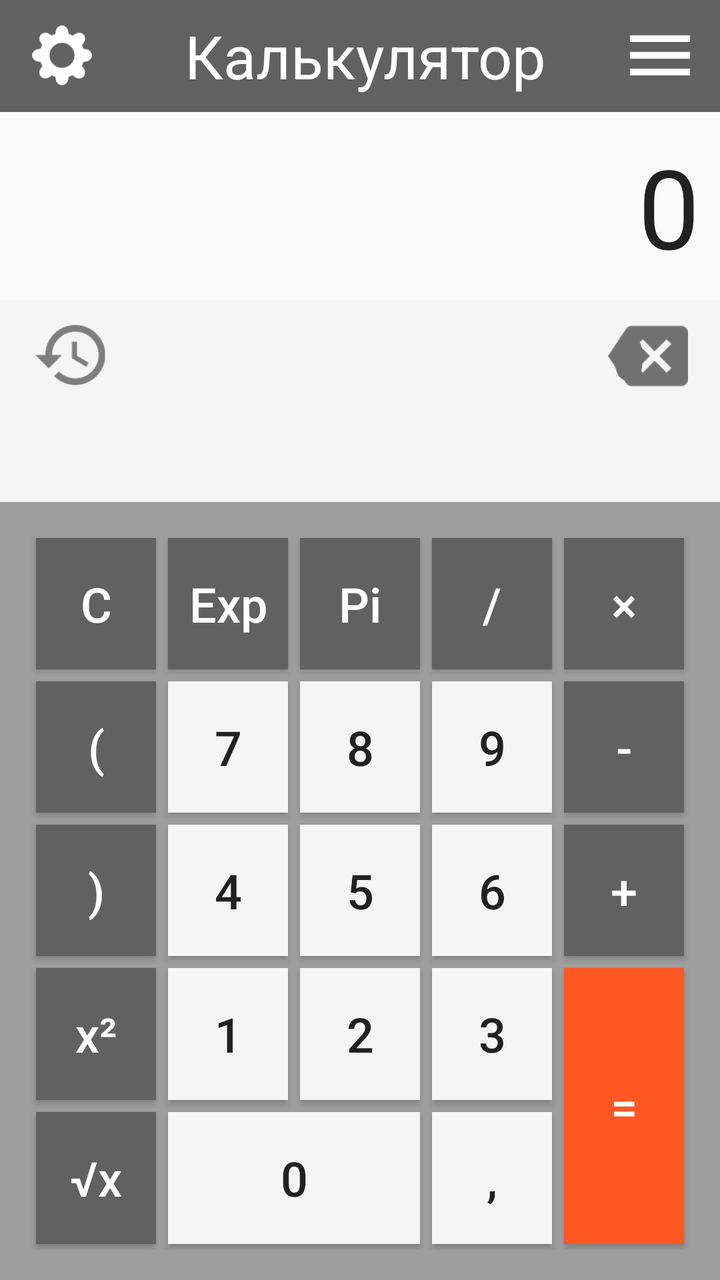
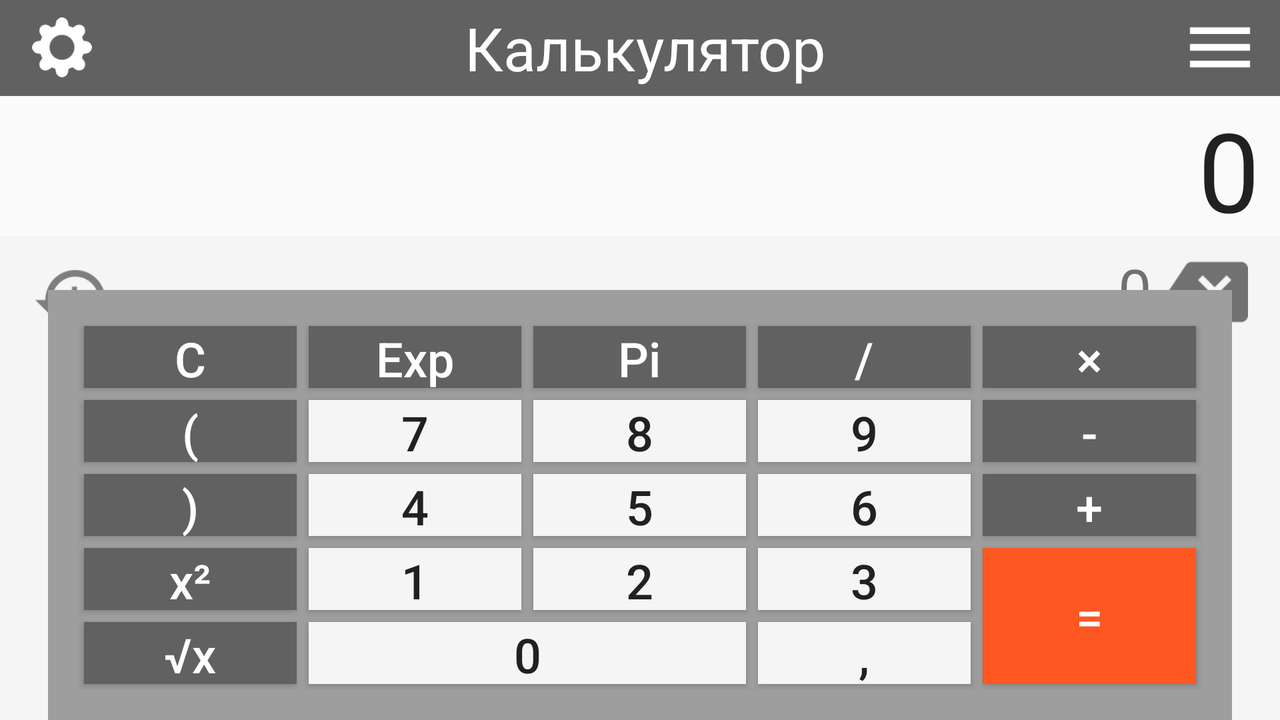

An Android layout and its configuration variant, each rendered on a device that would load it. The default file and the variant file are quoted in full after the pictures.
<!-- AndroidManifest.xml: application theme AppTheme -->
<!-- res/layout/activity_engeneer_calc.xml -->
<?xml version="1.0" encoding="utf-8"?>
<LinearLayout
        xmlns:android="http://schemas.android.com/apk/res/android"
        xmlns:tools="http://schemas.android.com/tools"
        xmlns:app="http://schemas.android.com/apk/res-auto"
        android:layout_width="match_parent"
        android:layout_height="match_parent"
        tools:context=".View.EngeneerCalc" android:orientation="vertical">

    <include
            layout="@layout/toolbar_main"
            android:id="@+id/toolBar"/>

    <TextView
            android:id="@+id/resultText"
            android:text="@string/start_text"
            android:textSize="@dimen/BigTextSize"
            android:textColor="@color/colorDark"
            android:paddingEnd="10dp"
            android:gravity="end|center_vertical"
            android:layout_width="match_parent"
            android:layout_height="94dp" app:layout_constraintStart_toStartOf="parent"
            app:layout_constraintEnd_toEndOf="parent" tools:textAlignment="textEnd" android:elevation="100dp"/>

    <androidx.constraintlayout.widget.ConstraintLayout
            android:background="@color/colorPrimaryLight"
            android:layout_width="match_parent"
            android:layout_height="match_parent">

        <ImageView
                android:id="@+id/im1"
                android:src="@drawable/history_grey"
                android:layout_width="40dp"
                android:layout_height="55dp"
                android:layout_marginBottom="8dp" app:layout_constraintBottom_toBottomOf="parent"
                app:layout_constraintTop_toTopOf="parent"
                app:layout_constraintStart_toStartOf="parent" android:layout_marginStart="16dp"
                app:layout_constraintVertical_bias="0.0"/>

        <TextView
                android:id="@+id/expresionText"
                android:textSize="@dimen/MediumTextSize"
                android:text="@string/start_text"
                android:textAlignment="textEnd"
                android:singleLine="true"
                android:ellipsize="start"
                android:layout_width="259dp"
                android:layout_height="wrap_content" android:layout_marginBottom="8dp"
                app:layout_constraintBottom_toBottomOf="parent" android:layout_marginTop="8dp"
                app:layout_constraintTop_toTopOf="parent" app:layout_constraintEnd_toStartOf="@+id/im2"
                android:layout_marginEnd="12dp" app:layout_constraintStart_toEndOf="@+id/im1"
                android:layout_marginStart="8dp" app:layout_constraintHorizontal_bias="0.0"
                app:layout_constraintVertical_bias="0.0"/>

        <ImageView
                android:id="@+id/im2"
                android:src="@drawable/delete_icon"
                android:layout_width="40dp"
                android:layout_height="40dp" app:layout_constraintEnd_toEndOf="parent" android:layout_marginEnd="16dp"
                android:layout_marginBottom="8dp" app:layout_constraintBottom_toBottomOf="parent"
                android:layout_marginTop="8dp" app:layout_constraintTop_toTopOf="parent"
                app:layout_constraintVertical_bias="0.0"/>



        
        <GridLayout
                android:id="@+id/keyBoard"
                android:rowCount="5"
                android:columnCount="5"
                android:background="@color/colorPrimary"
                android:padding="15dp"
                android:layout_width="match_parent"
                android:layout_height="389dp" app:layout_constraintTop_toTopOf="parent"
                app:layout_constraintStart_toStartOf="parent"
                app:layout_constraintBottom_toBottomOf="parent"
                app:layout_constraintEnd_toEndOf="parent" app:layout_constraintHorizontal_bias="1.0"
                app:layout_constraintVertical_bias="1.0">

            
            <Button
                    android:id="@+id/buttonC"
                    android:text="@string/main_btn_00"
                    style="@style/ButtonSign"/>

            <Button
                    android:id="@+id/buttonExp"
                    android:text="@string/engnr_btn_42"
                    style="@style/ButtonSign"/>

            <Button
                    android:id="@+id/buttonPi"
                    android:text="@string/engnr_btn_31"
                    style="@style/ButtonSign"/>

            <Button
                    android:id="@+id/buttonDev"
                    android:text="@string/main_btn_02"
                    style="@style/ButtonSign"/>

            <Button
                    android:id="@+id/buttonMul"
                    android:text="@string/main_btn_03"
                    style="@style/ButtonSign"/>

            
            <Button
                    android:id="@+id/buttonOB"
                    android:text="@string/engnr_btn_1"
                    style="@style/ButtonSign"/>

            <Button
                    android:id="@+id/button7"
                    android:text="@string/main_btn_10"
                    style="@style/ButtonDigit"/>

            <Button
                    android:id="@+id/button8"
                    android:text="@string/main_btn_11"
                    style="@style/ButtonDigit"/>

            <Button
                    android:id="@+id/button9"
                    android:text="@string/main_btn_12"
                    style="@style/ButtonDigit"/>

            <Button
                    android:id="@+id/buttonMinus"
                    android:text="@string/main_btn_13"
                    style="@style/ButtonSign"/>

            
            <Button
                    android:id="@+id/buttonCB"
                    android:text="@string/engnr_btn_2"
                    style="@style/ButtonSign"/>

            <Button
                    android:id="@+id/button4"
                    android:text="@string/main_btn_20"
                    style="@style/ButtonDigit"/>

            <Button
                    android:id="@+id/button5"
                    android:text="@string/main_btn_21"
                    style="@style/ButtonDigit"/>

            <Button
                    android:id="@+id/button6"
                    android:text="@string/main_btn_22"
                    style="@style/ButtonDigit"/>

            <Button
                    android:id="@+id/buttonPlus"
                    android:text="@string/main_btn_23"
                    style="@style/ButtonSign"/>


            
            <Button
                    android:id="@+id/buttonSqr"
                    android:text="@string/engnr_btn_3"
                    style="@style/ButtonSign"/>

            <Button
                    android:id="@+id/button1"
                    android:text="@string/main_btn_30"
                    style="@style/ButtonDigit"/>

            <Button
                    android:id="@+id/button2"
                    android:text="@string/main_btn_31"
                    style="@style/ButtonDigit"/>

            <Button
                    android:id="@+id/button3"
                    android:text="@string/main_btn_32"
                    style="@style/ButtonDigit"/>

            <Button
                    android:id="@+id/buttonEqual"
                    android:text="@string/main_btn_33"
                    style="@style/ButtonSign"
                    android:background="@color/colorAccent"
                    android:layout_rowSpan="2"/>

            
            <Button
                    android:id="@+id/buttonSqrt"
                    android:text="@string/engnr_btn_4"
                    style="@style/ButtonSign"/>

            <Button
                    android:id="@+id/button0"
                    android:text="@string/main_btn_40"
                    style="@style/ButtonDigit"
                    android:layout_columnSpan="2"/>

            <Button
                    android:id="@+id/buttonComa"
                    android:text="@string/main_btn_41"
                    style="@style/ButtonDigit"/>

        </GridLayout>

        <FrameLayout
                android:id="@+id/historyFragment"
                android:layout_width="297dp"
                android:layout_height="394dp"
                android:layout_marginTop="52dp" app:layout_constraintTop_toTopOf="parent"
                app:layout_constraintEnd_toEndOf="parent" android:layout_marginEnd="8dp"
                app:layout_constraintStart_toStartOf="parent" app:layout_constraintHorizontal_bias="0.0"/>

    </androidx.constraintlayout.widget.ConstraintLayout>

</LinearLayout>
<!-- res/layout/toolbar_main.xml (included above) -->
<?xml version="1.0" encoding="utf-8"?>
<androidx.appcompat.widget.Toolbar
        xmlns:android="http://schemas.android.com/apk/res/android"
        android:layout_width="match_parent"
        android:layout_height="wrap_content"
        android:background="@color/colorPrimaryDark">

    <FrameLayout
            android:layout_width="match_parent"
            android:layout_height="wrap_content"
            android:layout_marginEnd="10dp">

        <ImageView
                android:src="@drawable/settings_icon"
                android:id="@+id/settings"
                android:onClick="goToSettings"
                android:layout_width="30dp"
                android:layout_height="30dp"
                android:layout_gravity="start|center_vertical"/>

        <TextView
                android:text="@string/app_name"
                android:textColor="@color/colorWhite"
                android:textSize="@dimen/MediumTextSize"
                android:layout_width="wrap_content"
                android:layout_height="wrap_content"
                android:layout_gravity="center"/>

        <ImageView
                android:id="@+id/menuIcon"
                android:src="@drawable/menu_icon"
                android:layout_width="40dp"
                android:layout_height="40dp"
                android:layout_gravity="end|center_vertical"/>

    </FrameLayout>



</androidx.appcompat.widget.Toolbar>
<!-- resources referenced by this layout -->
<resources>
  <color name="colorAccent">#FF5722</color>
  <color name="colorDark">#212121</color>
  <color name="colorPrimary">#9E9E9E</color>
  <color name="colorPrimaryDark">#616161</color>
  <color name="colorPrimaryLight">#F5F5F5</color>
  <color name="colorWhite">#FFFFFF</color>
  <dimen name="BigTextSize">55sp</dimen>
  <dimen name="MediumTextSize">30sp</dimen>
  <!-- drawable delete_icon: png bitmap (drawable, 1610 bytes) -->
  <!-- drawable history_grey: png bitmap (drawable, 3252 bytes) -->
  <!-- drawable menu_icon: png bitmap (drawable, 434 bytes) -->
  <!-- drawable settings_icon: png bitmap (drawable, 2110 bytes) -->
  <string name="app_name">Калькулятор</string>
  <string name="engnr_btn_1">(</string>
  <string name="engnr_btn_2">)</string>
  <string name="engnr_btn_3">x²</string>
  <string name="engnr_btn_31">Pi</string>
  <string name="engnr_btn_4">√x</string>
  <string name="engnr_btn_42">Exp</string>
  <string name="main_btn_00">С</string>
  <string name="main_btn_02">/</string>
  <string name="main_btn_03">×</string>
  <string name="main_btn_10">7</string>
  <string name="main_btn_11">8</string>
  <string name="main_btn_12">9</string>
  <string name="main_btn_13">-</string>
  <string name="main_btn_20">4</string>
  <string name="main_btn_21">5</string>
  <string name="main_btn_22">6</string>
  <string name="main_btn_23">+</string>
  <string name="main_btn_30">1</string>
  <string name="main_btn_31">2</string>
  <string name="main_btn_32">3</string>
  <string name="main_btn_33">=</string>
  <string name="main_btn_40">0</string>
  <string name="main_btn_41">,</string>
  <string name="start_text">0</string>
  <style name="ButtonDigit" parent="Button">
          <item name="android:background">@color/colorPrimaryLight</item>
          <item name="android:textColor">@color/colorDark</item>
      </style>
  <style name="ButtonSign" parent="Button">
          <item name="android:background">@color/colorPrimaryDark</item>
          <item name="android:textColor">@color/colorWhite</item>
      </style>
  <style name="AppTheme" parent="Theme.AppCompat.Light.NoActionBar">
          
          <item name="colorPrimary">@color/colorPrimary</item>
          <item name="colorPrimaryDark">@color/colorPrimaryDark</item>
          <item name="colorAccent">@color/colorAccent</item>
          <item name="android:windowFullscreen">true</item>
      </style>
  <style name="Button">
          <item name="android:textAllCaps">false</item>
          <item name="android:layout_width">0dp</item>
          <item name="android:layout_height">0dp</item>
          <item name="android:layout_margin">3dp</item>
          <item name="android:layout_rowWeight">1</item>
          <item name="android:layout_columnWeight">1</item>
          <item name="android:textSize">24sp</item>
      </style>
</resources>
<!-- res/layout-land/activity_engeneer_calc.xml (the author's variant of the layout above) -->
<!-- drawn on the phone turned sideways -->
<?xml version="1.0" encoding="utf-8"?>
<LinearLayout
        xmlns:android="http://schemas.android.com/apk/res/android"
        xmlns:tools="http://schemas.android.com/tools"
        xmlns:app="http://schemas.android.com/apk/res-auto"
        android:layout_width="match_parent"
        android:layout_height="match_parent"
        tools:context=".View.EngeneerCalc" android:orientation="vertical">

    <include
            layout="@layout/toolbar_main"
            android:id="@+id/toolBar"/>

    <TextView
            android:id="@+id/resultText"
            android:text="@string/start_text"
            android:textSize="@dimen/BigTextSize"
            android:textColor="@color/colorDark"
            android:paddingEnd="10dp"
            android:gravity="end|center_vertical"
            android:layout_width="match_parent"
            android:layout_height="70dp" app:layout_constraintStart_toStartOf="parent"
            app:layout_constraintEnd_toEndOf="parent" tools:textAlignment="textEnd" android:elevation="100dp"/>

    <androidx.constraintlayout.widget.ConstraintLayout
            android:background="@color/colorPrimaryLight"
            android:layout_width="match_parent"
            android:layout_height="match_parent">

        <ImageView
                android:id="@+id/im1"
                android:src="@drawable/history_grey"
                android:layout_width="40dp"
                android:layout_height="48dp"
                android:layout_marginBottom="8dp" app:layout_constraintBottom_toBottomOf="parent"
                android:layout_marginTop="8dp" app:layout_constraintTop_toTopOf="parent"
                app:layout_constraintStart_toStartOf="parent" app:layout_constraintVertical_bias="0.0"
                android:layout_marginStart="16dp"/>

        <TextView
                android:id="@+id/expresionText"
                android:textSize="@dimen/MediumTextSize"
                android:text="@string/start_text"
                android:layout_width="wrap_content"
                android:layout_height="wrap_content" android:layout_marginBottom="8dp"
                app:layout_constraintBottom_toBottomOf="parent"
                app:layout_constraintTop_toTopOf="parent" app:layout_constraintEnd_toStartOf="@+id/im2"
                android:layout_marginEnd="8dp" app:layout_constraintVertical_bias="0.032"/>

        <ImageView
                android:id="@+id/im2"
                android:src="@drawable/delete_icon"
                android:layout_width="40dp"
                android:layout_height="40dp" app:layout_constraintEnd_toEndOf="parent" android:layout_marginEnd="16dp"
                android:layout_marginBottom="8dp" app:layout_constraintBottom_toBottomOf="parent"
                android:layout_marginTop="8dp" app:layout_constraintTop_toTopOf="parent"
                app:layout_constraintVertical_bias="0.0"/>

        
        <GridLayout
                android:id="@+id/keyBoard"
                android:rowCount="5"
                android:columnCount="5"
                android:background="@color/colorPrimary"
                android:padding="15dp"
                android:layout_width="592dp"
                android:layout_height="215dp"
                app:layout_constraintTop_toTopOf="parent" app:layout_constraintEnd_toEndOf="parent"
                app:layout_constraintBottom_toBottomOf="parent" app:layout_constraintVertical_bias="1.0"
                app:layout_constraintStart_toStartOf="parent">

            
            <Button
                    android:id="@+id/buttonC"
                    android:text="@string/main_btn_00"
                    style="@style/ButtonSign"/>

            <Button
                    android:id="@+id/buttonExp"
                    android:text ="@string/engnr_btn_42"
                    style="@style/ButtonSign"/>

            <Button
                    android:id="@+id/buttonPi"
                    android:text="@string/engnr_btn_31"
                    style="@style/ButtonSign"/>

            <Button
                    android:id="@+id/buttonDev"
                    android:text="@string/main_btn_02"
                    style="@style/ButtonSign"/>

            <Button
                    android:id="@+id/buttonMul"
                    android:text="@string/main_btn_03"
                    style="@style/ButtonSign"/>

            
            <Button
                    android:id="@+id/buttonOB"
                    android:text="@string/engnr_btn_1"
                    style="@style/ButtonSign"/>

            <Button
                    android:id="@+id/button7"
                    android:text="@string/main_btn_10"
                    style="@style/ButtonDigit"/>

            <Button
                    android:id="@+id/button8"
                    android:text="@string/main_btn_11"
                    style="@style/ButtonDigit"/>

            <Button
                    android:id="@+id/button9"
                    android:text="@string/main_btn_12"
                    style="@style/ButtonDigit"/>

            <Button
                    android:id="@+id/buttonMinus"
                    android:text="@string/main_btn_13"
                    style="@style/ButtonSign"/>

            
            <Button
                    android:id="@+id/buttonCB"
                    android:text="@string/engnr_btn_2"
                    style="@style/ButtonSign"/>

            <Button
                    android:id="@+id/button4"
                    android:text="@string/main_btn_20"
                    style="@style/ButtonDigit"/>

            <Button
                    android:id="@+id/button5"
                    android:text="@string/main_btn_21"
                    style="@style/ButtonDigit"/>

            <Button
                    android:id="@+id/button6"
                    android:text="@string/main_btn_22"
                    style="@style/ButtonDigit"/>

            <Button
                    android:id="@+id/buttonPlus"
                    android:text="@string/main_btn_23"
                    style="@style/ButtonSign"/>


            
            <Button
                    android:id="@+id/buttonSqr"
                    android:text="@string/engnr_btn_3"
                    style="@style/ButtonSign"/>

            <Button
                    android:id="@+id/button1"
                    android:text="@string/main_btn_30"
                    style="@style/ButtonDigit"/>

            <Button
                    android:id="@+id/button2"
                    android:text="@string/main_btn_31"
                    style="@style/ButtonDigit"/>

            <Button
                    android:id="@+id/button3"
                    android:text="@string/main_btn_32"
                    style="@style/ButtonDigit"/>

            <Button
                    android:id="@+id/buttonEqual"
                    android:text="@string/main_btn_33"
                    style="@style/ButtonSign"
                    android:background="@color/colorAccent"
                    android:layout_rowSpan="2"/>

            
            <Button
                    android:id="@+id/buttonSqrt"
                    android:text="@string/engnr_btn_4"
                    style="@style/ButtonSign"/>

            <Button

                    android:id="@+id/button0"
                    android:text="@string/main_btn_40"
                    style="@style/ButtonDigit"
                    android:layout_columnSpan="2"/>

            <Button
                    android:id="@+id/buttonComa"
                    android:text="@string/main_btn_41"
                    style="@style/ButtonDigit"/>

        </GridLayout>

        <FrameLayout
                android:id="@+id/historyFragment"
                android:layout_width="495dp"
                android:layout_height="216dp"
                app:layout_constraintStart_toStartOf="parent"
                app:layout_constraintTop_toTopOf="parent" app:layout_constraintEnd_toEndOf="parent"
                android:layout_marginEnd="8dp"
                app:layout_constraintBottom_toBottomOf="@+id/keyBoard" app:layout_constraintHorizontal_bias="0.0"
                app:layout_constraintVertical_bias="1.0"/>

    </androidx.constraintlayout.widget.ConstraintLayout>


</LinearLayout>
